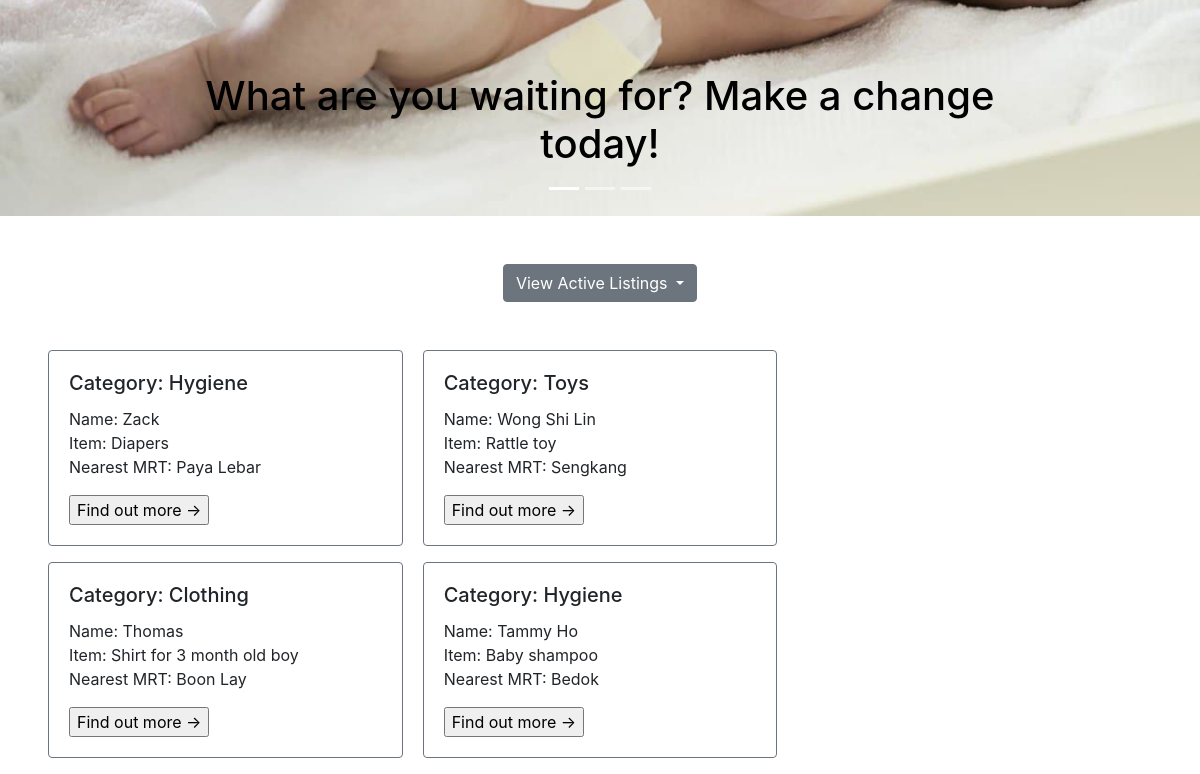
/misc/home.php (lower part), run on an earlier commit of the app's database.
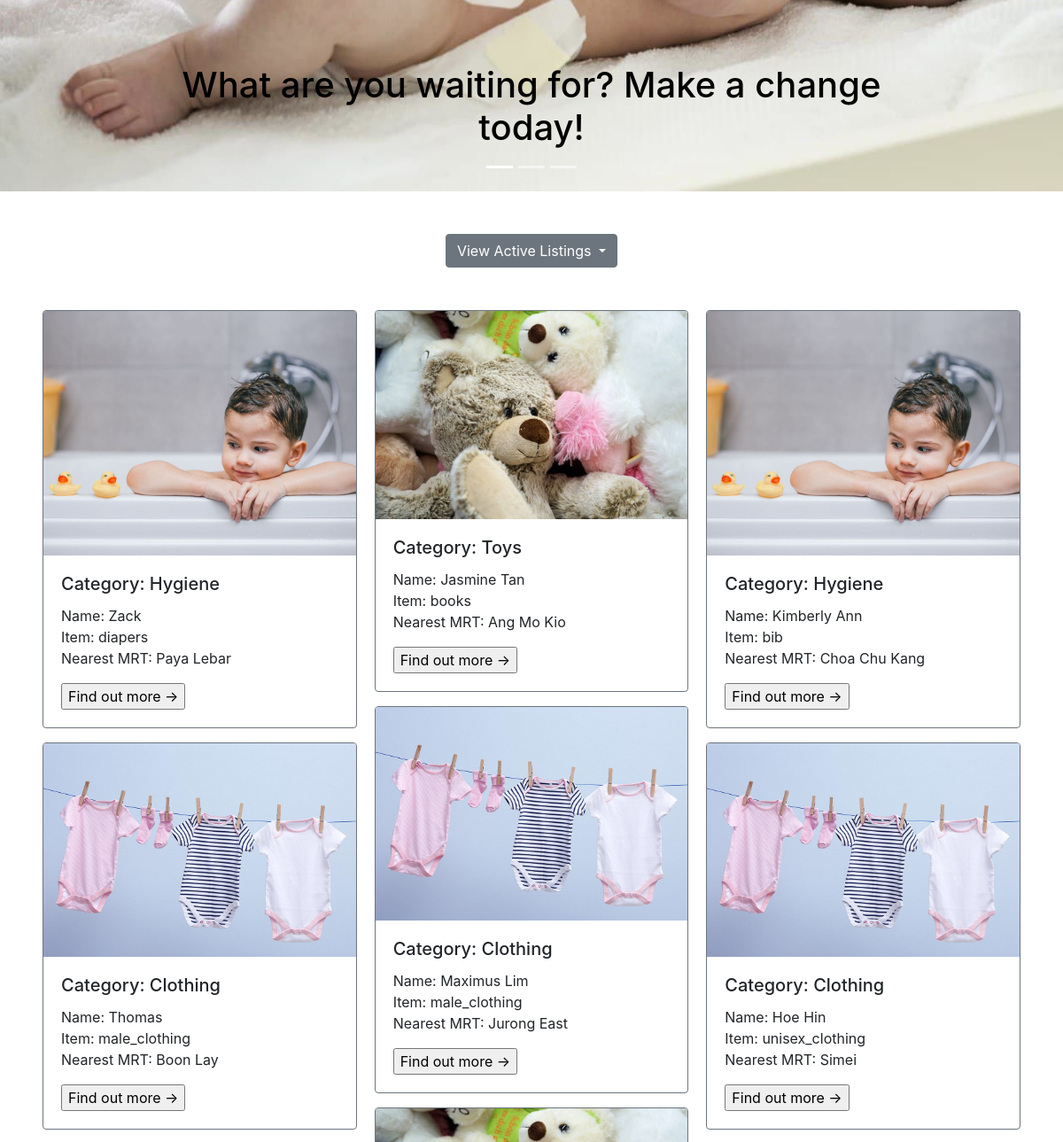
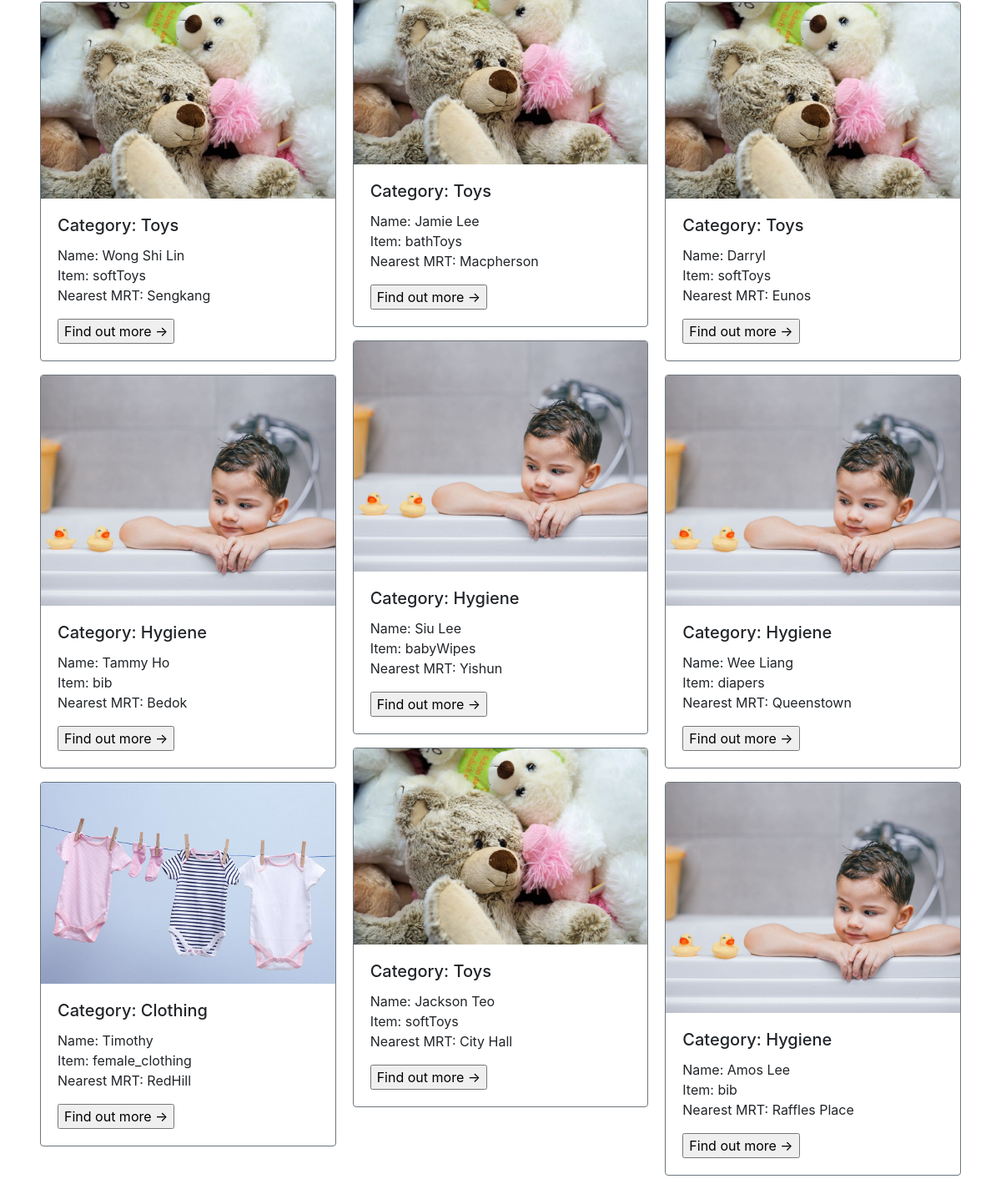
And on a later commit of the database (2 pictures, top to bottom).
### tables this page shows
CREATE TABLE if not exists beneficiarylisting (
  username varchar(20) NOT NULL,
  mrt varchar(256) NOT NULL,
  category varchar(256) NOT NULL,
  item varchar(256) NOT NULL,
  quantity varchar(256) NOT NULL,
  itemcondition varchar(500)
);

### database/ListingDAO.php (called while the page is built, shortened)
<?php
  class ListingDAO {
    public function getListing() {
      $connMgr = new ConnectionManager();
      $pdo = $connMgr->connect();
      $sql = 'SELECT username, mrt, category, item FROM beneficiarylisting';
      $stmt = $pdo->prepare($sql);
      $stmt->execute();
      $result = [];
      $stmt->setFetchMode(PDO::FETCH_ASSOC);
      while($row = $stmt->fetch()) {
        $result[] = new Listing($row['username'], $row['mrt'], $row['category'], $row['item']);
      }
      return $result;
    }
  }
?>

### database/Listing.php (called while the page is built)
<?php
    class Listing{
        private $username;
        private $category;
        private $item;
        private $mrt;
        public function __construct($username, $mrt, $category, $item){
            $this->username = $username;
            $this->mrt = $mrt;
            $this->category = $category;
            $this->item = $item;
        }
        public function getName(){
            return $this->username;
        }
        public function getCategory(){
            return $this->category;
        }
        public function getItem() {
            return $this->item;
        }
        public function getMrt(){
            return $this->mrt;
        }
    }
?>

### misc/home.php (the view, shortened to what this page needs)
<!doctype html>
<html lang="en">
  <head>
    <link rel="stylesheet" href="https://stackpath.bootstrapcdn.com/bootstrap/4.5.2/css/bootstrap.min.css">
  </head>
  <body>
    <div id="carouselitems" class="carousel slide mb-4" data-ride="carousel" >
        <ol class="carousel-indicators">
          <li data-target="#carouselitems" data-slide-to="0" class="active"></li>
          <li data-target="#carouselitems" data-slide-to="1"></li>
          <li data-target="#carouselitems" data-slide-to="2"></li>
        </ol>
        <div class="carousel-inner">
          <div class="carousel-item active ">
            <img src="../images/diaper.jpg" class="d-block w-100 h-30" alt="...">
            <div class="carousel-caption d-block" >
              <h1 >What are you waiting for? Make a change today!</h1>
            </div>
          </div>
        </div>
        <a class="carousel-control-prev" href="#carouselitems" role="button" data-slide="prev">
        </a>
        <a class="carousel-control-next" href="#carouselitems" role="button" data-slide="next">
        </a>
      </div>
      <div class="container text-center my-5" >
        <div class="dropdown">
            <button class="btn btn-secondary dropdown-toggle"  data-flip="false" type="button" id="dropdownMenuButton" data-toggle="dropdown" aria-haspopup="true" aria-expanded="false">
            View Active Listings
            </button>
        </div>
    </div>
    <div class="card-columns mx-5">
      <?php
          $listingDAO = new ListingDAO();
          $listings = $listingDAO->getListing();
          foreach ($listings as $listing){
            echo "<div class='card border-secondary mb-3'>";
              if ($listing->getCategory() == 'clothing') {
                echo "<img class='card-img-top' src='../images/cardclothes.jpg' alt='Card image cap'>";
              }
              elseif ($listing->getCategory() == 'toys') {
                echo "<img class='card-img-top' src='../images/cardtoys.jpg' alt='Card image cap'>";
              }
              elseif ($listing->getCategory() == 'hygiene') {
                echo "<img class='card-img-top' src='../images/cardhygiene.jpg' alt='Card image cap'>";
              }
            echo"
              <div class='card-body'>
                <form action='./display_popup.php'>
                  <h5 class='card-title'>Category: "; echo ucfirst($listing->getCategory()); echo"</h5>
                  <p class='card-text'>Name: {$listing->getName()}<br>Item: {$listing->getItem()}<br> Nearest MRT: {$listing->getMrt()}</p>
                  <input type='hidden' name='u_name' value='{$listing->getName()}'>
                  <input type='submit' value='Find out more &#8594;'>
                </form>
              </div>
            </div>";
          }
      ?>
    </div>
  </body>
</html>

What changed in the data, as far as the page shows it:
removed beneficiarylisting: category "Hygiene", username "Zack", item "Diapers", mrt "Paya Lebar"
removed beneficiarylisting: category "Clothing", username "Thomas", item "Shirt for 3 month old boy", mrt "Boon Lay"
removed beneficiarylisting: category "Toys", username "Wong Shi Lin", item "Rattle toy", mrt "Sengkang"
removed beneficiarylisting: category "Hygiene", username "Tammy Ho", item "Baby shampoo", mrt "Bedok"
added beneficiarylisting: category "Hygiene", username "Zack", item "diapers", mrt "Paya Lebar"
added beneficiarylisting: category "Clothing", username "Thomas", item "male_clothing", mrt "Boon Lay"
added beneficiarylisting: category "Toys", username "Wong Shi Lin", item "softToys", mrt "Sengkang"
added beneficiarylisting: category "Hygiene", username "Tammy Ho", item "bib", mrt "Bedok"
added beneficiarylisting: category "Clothing", username "Timothy", item "female_clothing", mrt "RedHill"
added beneficiarylisting: category "Toys", username "Jasmine Tan", item "books", mrt "Ang Mo Kio"
added beneficiarylisting: category "Clothing", username "Maximus Lim", item "male_clothing", mrt "Jurong East"
added beneficiarylisting: category "Toys", username "Jamie Lee", item "bathToys", mrt "Macpherson"
added beneficiarylisting: category "Hygiene", username "Siu Lee", item "babyWipes", mrt "Yishun"
added beneficiarylisting: category "Toys", username "Jackson Teo", item "softToys", mrt "City Hall"
added beneficiarylisting: category "Hygiene", username "Kimberly Ann", item "bib", mrt "Choa Chu Kang"
added beneficiarylisting: category "Clothing", username "Hoe Hin", item "unisex_clothing", mrt "Simei"
added beneficiarylisting: category "Toys", username "Darryl", item "softToys", mrt "Eunos"
added beneficiarylisting: category "Hygiene", username "Wee Liang", item "diapers", mrt "Queenstown"
added beneficiarylisting: category "Hygiene", username "Amos Lee", item "bib", mrt "Raffles Place"
